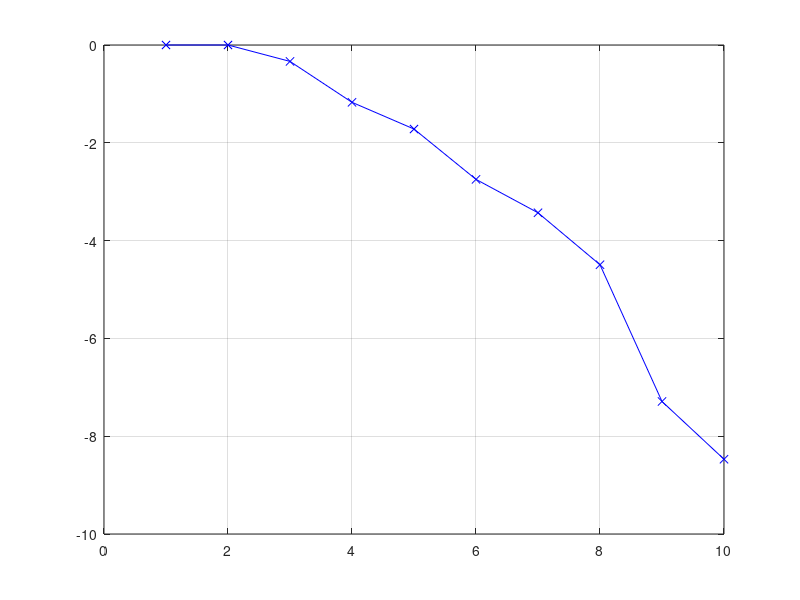

Here is the MATLAB script that generated this plot:
%% -------------------------------------- Objective 4 -------------------------------------- 
clear;
sizes = [1, 2, 3, 4, 5, 6, 7, 8, 9, 10];
% ************************************* QuickSelect ************************************* 
QuickSelect_times = [1.0E-4, 1.0E-4, 1.0E-4, 4.0E-4, 2.0E-4, 2.0E-4, 1.0E-4, 1.0E-4, 2.0E-4, 1.0E-4];
QuickSelect_comparisons = [0.0, 1.0, 2.6647, 4.1662, 7.2811, 9.0148, 13.554, 15.709, 19.6743, 22.2317];
% ************************************* InsertionSort ************************************* 
InsertionSort_times = [0.0, 2.0E-4, 1.0E-4, 2.0E-4, 6.0E-4, 4.0E-4, 6.0E-4, 2.0E-4, 3.0E-4, 2.0E-4];
InsertionSort_comparisons = [0.0, 1.0, 3.0, 5.3382, 8.9996, 11.7627, 16.9847, 20.2027, 26.9641, 30.7027];
%% -------------------------------------- Summary -------------------------------------- 
data = [sizes; QuickSelect_times; InsertionSort_times; QuickSelect_comparisons; InsertionSort_comparisons; ];
plot(sizes, QuickSelect_comparisons-InsertionSort_comparisons, '-xb');grid on;
